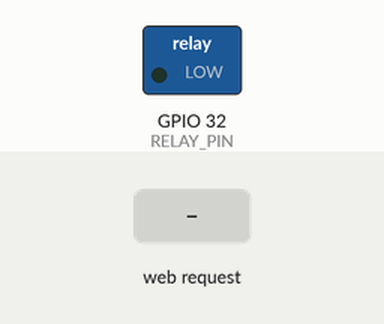
The sketch below on a simulated ESP32. Shown: switched loads named in the sketch (green lamp = pin HIGH). The inputs (shaded band) are chosen by the test bench. What the sketch prints to the serial monitor is not drawn.

Above: at 4.2 s.
4.3 s: HTTP request GET /start?time=1 received
At 5.6 s:
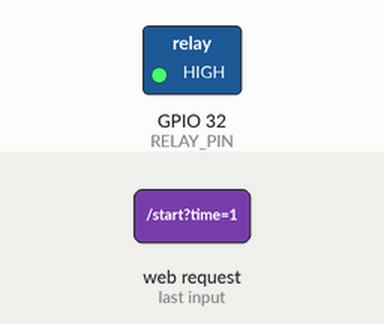
Timing chart, 0 to 7.3 s (numbered marks = the images above; inputs shaded):
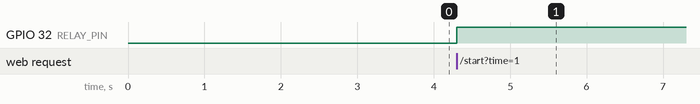

The sketch:

server.ino
```cpp
/*
 * bl8ck0ut Web Server
 * -------------------
 * This project is strictly for educational, research, and demonstration purposes.
 * DO NOT use this code to interfere with wireless communications or violate any laws.
 * Unauthorized transmission on RF bands is illegal and punishable by law.
 * Use responsibly, ethically, and only with explicit permission.
 */


#include <WiFi.h>
#include <WebServer.h>

#define RELAY_PIN 32  // Adjust as needed

WebServer server(80);

bool relayOn = false;
unsigned long relayOffTime = 0;

void handleRoot() {
  // Serve the new cooler HTML page
  server.send(200, "text/html", R"rawliteral(
<!DOCTYPE html>
<html lang="en">
<head>
  <meta charset="UTF-8" />
  <title>Bl8ckout Terminal</title>
  <style>
    @import url('https://fonts.googleapis.com/css2?family=Source+Code+Pro&display=swap');

    body {
      background: #000;
      color: #eee;
      font-family: 'Source Code Pro', monospace, monospace;
      margin: 0;
      padding: 2rem;
      display: flex;
      flex-direction: column;
      align-items: center;
      justify-content: center;
      height: 100vh;
      overflow: hidden;
      user-select: none;
    }

    pre.ascii-art {
      color: white;
      font-size: 0.4vw;
      line-height: 0.4vw;
      margin-bottom: 2rem;
      white-space: pre;
      user-select: text;
    }

    .terminal {
      background: #000;
      border: 2px solid #fff;
      border-radius: 8px;
      width: 80%;
      min-height: 700px;
      padding: 1rem;
      display: flex;
      flex-direction: column;
      overflow: hidden;
    }

    .output {
      min-height: 150px;
      padding: 0.5rem;
      border-top: 1px solid rgb(255, 255, 255);
      color: #0f0;
      overflow-y: auto;
      white-space: pre-wrap;
      margin-bottom: 1rem;
      font-size: 14px;
    }

    .input-line {
      display: flex;
      align-items: center;
      color: #0f0;
      font-size: 14px;
    }

    .prompt {
      user-select: none;
      margin-right: 0.5rem;
    }

    #commandInput {
      background: transparent;
      border: none;
      outline: none;
      color: #0f0;
      font-family: 'Source Code Pro', monospace;
      font-size: 14px;
      flex-grow: 1;
    }

    #commandInput::placeholder {
      color: #0a0;
    }

    button {
      display: none;
    }
  </style>
</head>
<body>


  <div class="terminal">

    <div style="width: calc(100% + 32px); height: 20px; background-color: #eee; margin: -16px; margin-bottom: 16px; color: black; padding: 1px;">
      Terminal - Bl8ck0ut
    </div>

    <pre class="ascii-art">
            @@@(
                *@@@@@&.
                      &@@@@@@@(
                          #@@@@@@@@/
                              @@@@@@@@@,
                                @@@@@@@@@(
                    ,.             .@@@@@@@@@*
                      /@@@#         /@@@@@@@@@@
                          *@@@@@@@.    @@@@@@@@@@@@
                .&@@@@@@@@@@@@@@@@@@@@&@@@@@@@@@@@@@&
            @@@@@@@@@@@@@@@@@@@@@@@@@@@@@@@@@@@@@@@@@@@@@
        ,@@@@@@@@@@@@@@@@@@@@@@@@@@@@@@@@@@@@@@@@@@@@@@@@@@@@
      @@@@@/.@@@@@@@@@@@@@@@@@@@@@@@@@@@@@@@@@@@@ #@@@@@@@@@@@
    (      @@@@@@@@@@@@@@@@@@@@@@@@@@@@@@@@@@@@@@@,    @@@@@@@@
        /@@@@@@@@@@@@@@@@@@@@@@@@@@@@@@@@@@@@@@@@@@(     @@@@@@
        &@@@@@@@@@@@@@@@@@@@@@    *@@@@@@@@@@@@@@@@@@@@@@@@@@@@@@
      @@@@@@@@@@@@@@@@@@,        @@@@@@@@@@@@@@@@@@@@@@@@@@@@@@@@@&
      (@@@@@@@@@@@@@@@&        &@@@@@@@@@@@@@@@@@@@@@@@@@@@@@@@@@@@@@@@@@@%
      @@@@@@@@@@@@@@@                 %@@@@@@@@@@@@@       #@@@@@@@@@@@@@@@
    @@@@@@@@@@@@@@@                        ,@@@@@@@@            &@@@@@@@@%
    @@@@@@@@@@@@@@                               @@@@@.             .@@@@
    @@/&@@@@@@@@@@                                    @@@              @(
    ,@*  @@@@@@@@@&                                        %.
    //   %@@@@@@@@&
          @@@@@@@@@              &@@@@@@@@@@@@@@@    @@@@            @@@@@@@@@@@@@    %@@@@@@@@@@@  ,@@@@      @@@@@    %@@@@@@@@@@@@@@    @@@@(       .@@@@   @@@@@@@@@@@@@@@@@
              @@@@@@@@           &@@@@      *@@@@@   @@@@           @@@@      %@@@.  /@@@@,         ,@@@@    &@@@@,    *@@@@       #@@@@   @@@@#       .@@@@         @@@@%
                @@@@@@@/          &@@@@       *@@@@   @@@@           @@@@      #@@@,  %@@@@          ,@@@@  *@@@@@      (@@@@       (@@@@   @@@@#       .@@@@         @@@@%
                ,@@@@@@          &@@@@       @@@@@   @@@@           @@@@      &@@@   &@@@@          ,@@@@ @@@@@        #@@@@       (@@@@   @@@@%       .@@@@         @@@@%
                  @@@@@@         &@@@@@@@@@@@@@@     @@@@             @@@@@@@@@@*    &@@@@          ,@@@@@@@@@         (@@@@       (@@@@   @@@@%       .@@@@         @@@@%
                    @@@@@        &@@@@       @@@@@   @@@@           @@@@      @@@@   @@@@@          ,@@@@@@@@@@(       (@@@@       (@@@@   @@@@%       .@@@@         @@@@%
                      @@@@       &@@@@       *@@@@   @@@@           @@@@      #@@@*  @@@@@          ,@@@@@  @@@@@      (@@@@       (@@@@   &@@@@       ,@@@@         @@@@%
                        @@@      &@@@@       &@@@@   @@@@           @@@@      %@@@*  #@@@@          ,@@@@     @@@@@    (@@@@       (@@@@   &@@@@       %@@@@         @@@@%
                          @@     &@@@@@@@@@@@@@@@    @@@@@@@@@@@@#  %@@@@@@@@@@@@@    @@@@@@@@@@@@  ,@@@@      &@@@@@   @@@@@@@@@@@@@@@     @@@@@@@@@@@@@@@          @@@@%
    </pre>


    <div id="output" class="output" aria-live="polite" aria-atomic="false"></div>

    <div class="input-line">
      <span class="prompt">bl8ckout&gt;</span>
      <input id="commandInput" type="text" autocomplete="off" spellcheck="false" placeholder="blackout start -t 100" />
    </div>
  </div>

  <script>
    const output = document.getElementById('output');
    const input = document.getElementById('commandInput');

    // Timer state
    let timer = null;

    function appendOutput(text) {
      output.textContent += text + '\n';
      output.scrollTop = output.scrollHeight;
    }

    function parseCommand(cmd) {
      const parts = cmd.trim().split(/\s+/);
      if(parts.length === 0) return;

      if(parts[0] !== 'blackout') {
        appendOutput(`Error: Unknown command '${parts[0]}'. Use 'blackout'.`);
        return;
      }

      if(parts.length < 2) {
        appendOutput('Error: Missing subcommand. Usage: blackout start -t <seconds>');
        return;
      }

      const subcmd = parts[1];

      if(subcmd === 'start') {
        // parse options
        const tIndex = parts.indexOf('-t');
        if(tIndex === -1 || tIndex === parts.length - 1) {
          appendOutput('Error: Missing timer value. Usage: blackout start -t <seconds>');
          return;
        }
        const tValue = parseInt(parts[tIndex + 1], 10);
        if(isNaN(tValue) || tValue <= 0) {
          appendOutput('Error: Invalid timer value.');
          return;
        }
        startTimer(tValue);
      } else if(subcmd === 'status') {
        if(timer) {
          appendOutput('Timer is running...');
        } else {
          appendOutput('Timer is OFF');
        }
      } else if(subcmd === 'stop') {
        stopTimer();
      } else {
        appendOutput(`Error: Unknown subcommand '${subcmd}'.`);
      }
    }


    function startTimer(seconds) {
      if(timer) {
        clearTimeout(timer);
        appendOutput('Previous timer stopped.');
      }
      appendOutput(`Timer started for ${seconds} seconds...`);
      fetch('/start?time=' + seconds).then(() => location.reload());
      timer = setTimeout(() => {
        appendOutput('Timer finished! Blackout done.');
        timer = null;
      }, seconds * 1000);
    }

    function stopTimer() {
      if(timer) {
        clearTimeout(timer);
        timer = null;
        appendOutput('Timer stopped.');
      } else {
        appendOutput('No active timer to stop.');
      }
    }

    input.addEventListener('keydown', (e) => {
      if(e.key === 'Enter') {
        const cmd = input.value;
        appendOutput(`bl8ckout> ${cmd}`);
        parseCommand(cmd);
        input.value = '';
      }
    });

    // Greet user
    appendOutput('Welcome to Bl8ck0ut!');
    appendOutput('Developed by: github.com/8nt0n');
  </script>

</body>
</html>

)rawliteral");
}

void handleStart() {
  if (server.hasArg("time")) {
    int duration = server.arg("time").toInt();
    if (duration > 0) {
      digitalWrite(RELAY_PIN, HIGH);
      relayOn = true;
      relayOffTime = millis() + duration * 1000;
    }
  }
  server.sendHeader("Location", "/");
  server.send(303);
}

void setup() {
  Serial.begin(115200);
  delay(3000);

  pinMode(RELAY_PIN, OUTPUT);
  digitalWrite(RELAY_PIN, LOW);

  // Start Access Point
  WiFi.softAP("Bl8ck0ut", "12345678");
  Serial.println("Access Point started!");
  Serial.print("Connect to: ");
  Serial.println("ESP32_Relay");
  Serial.print("Then go to: http://");
  Serial.println(WiFi.softAPIP());

  server.on("/", handleRoot);
  server.on("/start", handleStart);
  server.begin();
}

void loop() {
  server.handleClient();

  // WARNING: The below "if statement" controls RF transmission of the slave esp32. The relay control code below is commented out to prevent accidental RF transmission.
  // Uncomment ONLY if you have explicit permission and understand the legal implications.
  // If you’re unsure whether you do or dont: don’t use it.

  /*
  if (relayOn && millis() > relayOffTime) {
    digitalWrite(RELAY_PIN, LOW);
    relayOn = false;
  }
  */
}
```

Measured:
- after the input at 4.3 s, GPIO 32 (RELAY_PIN): LOW → HIGH at once
